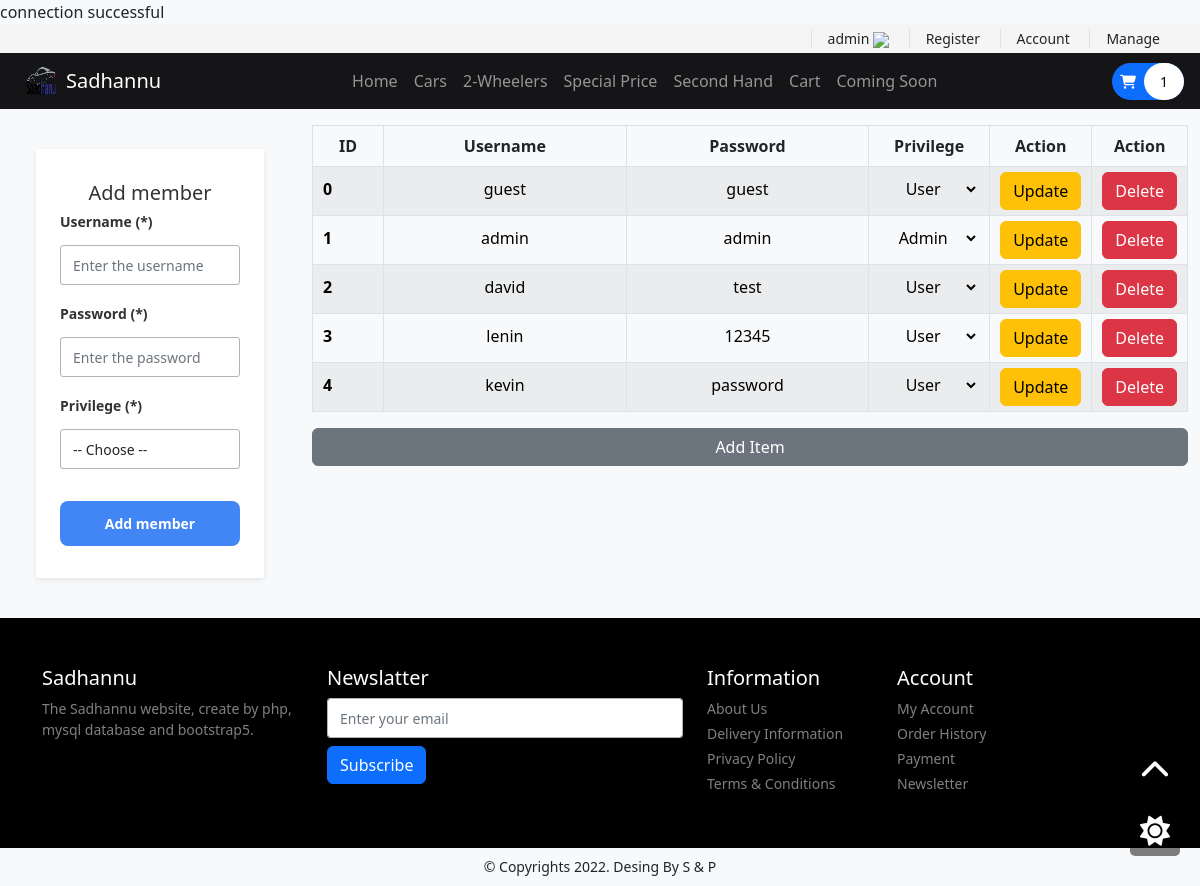
The app's page /account.php (signed in) with its own data.
### tables this page shows
CREATE TABLE `account` (
  `id` int(10) UNSIGNED NOT NULL,
  `username` varchar(30) NOT NULL,
  `password` varchar(30) NOT NULL,
  `email` varchar(100) NOT NULL,
  `privilege` tinyint(1) NOT NULL DEFAULT 0
);

### func/DBconnect.php (called while the page is built, shortened)
<?php
class Connect
{
    protected $host = 'localhost';
    protected $user = 'root';
    protected $password = '';
    protected $database = 'sadhannu';
    public function __construct()
    {
        $this->con = mysqli_connect($this->host, $this->user, $this->password, $this->database);
    }
}
?>

### account.php (called while the page is built, shortened)
<?php
include('func/header.php');
?>
<?php
include('libs/_account-form.php')
?>
<?php
include('func/footer.php');
?>

### func/functions.php (called while the page is built, shortened)
<?php
require('func/DBConnect.php');
require('func/Cart.php');
require('func/Account.php');
$db = new Connect();
$cart = new Cart($db);
$acc = new Account($db);
$accData = $acc->getData();
?>

### func/account.php (called while the page is built, shortened)
<?php
class Account
{
    public $db = null;
    public function __construct(Connect $db)
    {
        $this->db = $db;
    }
    public function getData($table = 'account')
    {
        $sql = "SELECT * FROM {$table}";
        $result = $this->db->con->query($sql);
        $resultArray = array();
        if ($result->num_rows > 0) {
            while ($item = mysqli_fetch_array($result, MYSQLI_ASSOC)) {
                $resultArray[] = $item;
            }
        }
        return $resultArray;
    }
    public function getAccount($id = null, $table = 'account')
    {
        if ($id != null) {
            $sql = "SELECT * FROM {$table} WHERE id={$id}";
            $result = $this->db->con->query($sql);
            $resultArray = array();
            if ($result->num_rows == 1) {
                $resultArray = mysqli_fetch_array($result, MYSQLI_ASSOC);
            }
            return $resultArray;
        }
    }
}

### func/cart.php (called while the page is built, shortened)
<?php
class Cart
{
    public $db = null;
    public function __construct(Connect $db)
    {
        $this->db = $db;
    }
    public function getCart($userid = null, $table = 'cart')
    {
        $sql = "SELECT * FROM {$table} WHERE user_id={$userid}";
        $result = $this->db->con->query($sql);
        $resultArray = array();
        if ($result->num_rows > 0) {
            while ($item = mysqli_fetch_array($result, MYSQLI_ASSOC)) {
                $resultArray[] = $item;
            }
        }
        return $resultArray;
    }
}

### libs/_account-form.php (the view, shortened to what this page needs)
<section id="account" class="py-3">
    <div class="container-xxl">
        <div class="row">
            <div class="col-3">
                <form method="POST" class="form" id="add-member">
                    <h3 class="heading">Add member</h3>
                    <div class="row">
                        <div class="col">
                            <div class="form-group">
                                <label for="username" class="form-label">Username (*)</label>
                                <input id="username" name="username" type="text" rules="required|min:3|max:10"
                                    placeholder="Enter the username" class="form-control">
                                <span class="form-message"></span>
                            </div>
                            <div class="form-group">
                                <label for="password" class="form-label">Password (*)</label>
                                <input id="password" name="password" type="password" rules="required|min:3"
                                    placeholder="Enter the password" class="form-control">
                                <span class="form-message"></span>
                            </div>
                            <div class="form-group">
                                <label for="privilege" class="form-label">Privilege (*)</label>
                                <select id="privilege" name="privilege" rules="required" class="form-control">
                                    <option value="">-- Choose --</option>
                                </select>
                                <span class="form-message"></span>
                            </div>
                        </div>
                    </div>
                    <button class="form-submit" name="add-member-submit">Add member</button>
                </form>
            </div>
            <div class="col-9">
                <form method="POST" id="account-member">
                    <div class="form-group">
                        <table class="table table-striped table-bordered table-data">
                            <thead>
                                <tr class="text-center">
                                    <th scope="colgroup rowgroup">ID</th>
                                    <th scope="col">Username</th>
                                    <th scope="col">Password</th>
                                    <th scope="col">Privilege</th>
                                    <th scope="col">Action</th>
                                    <th scope="col">Action</th>
                                </tr>
                            </thead>
                            <tbody>
                                <?php foreach ($accData as $item): ?>
                                    <tr data-id="<?php echo $item['id'] ?>">
                                        <td>
                                            <input type="number" value="<?php echo $item['id'] ?>" readonly
                                                name="id-<?php echo $item['id'] ?>">
                                        </td>
                                        <td>
                                            <input type="text" value="<?php echo $item['username'] ?>"
                                                name="username-<?php echo $item['id'] ?>" class="text-center">
                                        </td>
                                        <td>
                                            <input type="text" value="<?php echo $item['password'] ?>"
                                                name="password-<?php echo $item['id'] ?>" class="text-center">
                                        </td>
                                        <td>
                                            <select name="privilege-<?php echo $item['id'] ?>">
                                                <option value="<?php echo $item['privilege'] ?>" selected>
                                                    <?php echo $item['privilege'] ? 'Admin' : 'User'; ?>
                                                </option>
                                            </select>
                                        </td>
                                        <td>
                                            <button type="submit" name="account-update"
                                                formaction="account.php?id=<?php echo $item['id'] ?>"
                                                class="btn btn-warning">Update</button>
                                        </td>
                                        <td>
                                            <button type="submit" name="account-delete"
                                                formaction="account.php?id=<?php echo $item['id'] ?>"
                                                class="btn btn-danger">Delete</button>
                                        </td>
                                    </tr>
                                <?php endforeach; ?>
                            </tbody>
                        </table>
                        <button type="button" class="btn btn-secondary addItem">Add Item</button>
                    </div>
                </form>
            </div>
        </div>
    </div>
</section>

### func/header.php (shortened to what this page needs)
<!DOCTYPE html>
<html lang="en">
<head>
    <link href="https://cdn.jsdelivr.net/npm/bootstrap@5.2.3/dist/css/bootstrap.min.css" rel="stylesheet"
>
    <link rel="stylesheet" href="https://cdnjs.cloudflare.com/ajax/libs/OwlCarousel2/2.3.4/assets/owl.carousel.min.css"
 />
    <link rel="stylesheet"
        href="https://cdnjs.cloudflare.com/ajax/libs/OwlCarousel2/2.3.4/assets/owl.theme.default.min.css"
 />
    <link rel="stylesheet" href="func/style.css">
    <link rel="stylesheet" href="./style.css">
    <?php
    require('func/functions.php');
    ?>
</head>
<body>
    <div class="form-check form-switch ms-auto mt-3 me-3" id="formSwitch">
        <label class="form-check-label ms-3" for="inputSwicher">
            <i class="fas fa-sun light-mode"></i>
        </label>
    </div>
    <a class="scroll-up" href="#top"><i class="fas fa-chevron-up"></i></a>
    <header id="header">
        <div class="topnav d-flex justify-content-end px-4 py-1">
            <div class="font-size-14">
                <a href="./login.php" class="px-3 border-start text-dark">
                    <?php if ($_SESSION['logged'] == true) {
                        echo $acc->getAccount($_COOKIE['user_id'])['username']; ?>
                        <img src="<?php echo $acc->getAccount($_COOKIE['user_id'], 'user') ?>" />
                    <?php } else {
                        echo "Login";
                    } ?>
                </a>
                <a href="./register.php" class="px-3 border-start text-dark">Register</a>
                <a href="./account.php" class="px-3 border-start text-dark">Account</a>
                <a href="./manage.php" class="px-3 border-start text-dark">Manage</a>
            </div>
        </div>
        <nav class="navbar navbar-expand-lg px-3 navbar-dark color-second-bg">
            <img src="./assets/saadhanu-logo.png" class="logo">
            <a class="navbar-brand" href="./index.php">Sadhannu</a>
            <div class="collapse navbar-collapse" id="navbarNav">
                <ul class="navbar-nav m-auto">
                    <li class="nav-item active">
                        <a class="nav-link" href="./index.php">Home</a>
                    </li>
                    <li class="nav-item">
                        <a class="nav-link" href="./index.php#top-sale">Cars</a>
                    </li>
                    <li class="nav-item">
                        <a class="nav-link" href="./index.php#2-Wheelers">2-Wheelers</a>
                    </li>
                    <li class="nav-item">
                        <a class="nav-link" href="./index.php#special-price">Special Price</a>
                    </li>
                    <li class="nav-item">
                        <a class="nav-link" href="./index.php#new-phones">Second Hand</a>
                    </li>
                    <li class="nav-item">
                        <a class="nav-link" href="./cart.php">Cart</a>
                    </li>
                    <li class="nav-item">
                        <a class="nav-link" href="#">Coming Soon</a>
                    </li>
                </ul>
                <form action="#" class="font-size-12">
                    <a href="./cart.php" class="d-flex align-items-center rounded-pill bg-primary">
                        <span class="font-size-14 px-2 py-2 text-white">
                            <i class="fas fa-shopping-cart" aria-hidden="true"></i>
                        </span>
                        <div class="px-3 py-2 font-size-14 rounded-pill text-black bg-white">
                            <?php echo count($cart->getCart($_COOKIE['user_id'] ?? 0)); ?>
                        </div>
                    </a>
                </form>
            </div>
        </nav>
    </header>
    <main id="main-site">

### func/style.css (style rules this page uses)
* { padding: 0; margin: 0; box-sizing: border-box; }
html { color: #333; font-family: "Open Sans", sans-serif; }
.form { width: 360px; min-height: 100px; padding: 32px 24px; text-align: center; background: #fff; border-radius: 2px; margin: 24px; align-self: center; box-shadow: 0 2px 5px 0 rgba(51, 62, 73, 0.1); }
.form .heading { font-size: 20px; }
.form-group { display: flex; margin-bottom: 16px; flex-direction: column; }
.form-label, .form-message { text-align: left; }
.form-label { font-weight: 700; padding-bottom: 6px; line-height: 18px; font-size: 14px; }
.form-control { height: 40px; padding: 8px 12px; border: 1px solid #b3b3b3; border-radius: 3px; outline: none; font-size: 14px; }
.form-message { font-size: 12px; line-height: 16px; padding: 4px 0 0; }
.form-submit { outline: none; background-color: #1dbfaf; margin-top: 12px; padding: 12px 16px; font-weight: 600; color: #fff; border: none; width: 100%; font-size: 14px; border-radius: 8px; cursor: pointer; }

### style.css (style rules this page uses)
button, button:focus { outline: none !important; box-shadow: none !important; }
html { font-family: "Open Sans", sans-serif; color: #333; scroll-behavior: smooth; }
#main-site { min-height: 300px; }
a { text-decoration: none; }
.font-size-12 { font-size: 12px; }
.font-size-14 { font-size: 14px; }
.color-second-bg { background: #151517; }
.topnav { background-color: #f5f5f5; }
.scroll-up { position: fixed; bottom: 90px; right: 20px; cursor: pointer; background: rgba(0, 0, 0, 0.5); width: 50px; height: 50px; text-align: center; border-radius: 5px; z-index: 999; }
.scroll-up i { color: white; font-size: 30px; padding: 10px; }
#formSwitch { position: fixed; bottom: 30px; right: 20px; cursor: pointer; background: rgba(0, 0, 0, 0.5); width: 50px; height: 50px; text-align: center; margin: 0 !important; border-radius: 5px; z-index: 999; }
#formSwitch i { color: white; font-size: 30px; padding: 10px; }
#formSwitch label { position: absolute; top: 0; bottom: 0; left: 0; right: 0; margin: 0 !important; }
.logo { width: 30px; height: 30px; margin: 0px 10px; }
.form { width: auto; color: #333; }
.form-submit { background-color: #4285f4; }
.table-data tr td:first-child input { font-weight: bold; width: 50px; }
.table-data td { padding: 5px 10px; }
.table-data input, .table-data select { padding: 5px 0px; background: transparent; width: 100%; border: none; outline: none; overflow: hidden; }
.table-data select { width: 100px !important; text-align: center; }

### records on screen
account: username "admin", id "1", password "admin", privilege+id "Admin"
account: id "0", username "guest", password "guest", privilege+id "User"
account: id "2", username "david", password "test", privilege+id "User"
account: id "3", username "lenin", password "12345", privilege+id "User"
account: id "4", username "kevin", password "password", privilege+id "User"

### other values on screen
count($cart->getCart($_COOKIE['user_id'] ?? 0)) "1"
